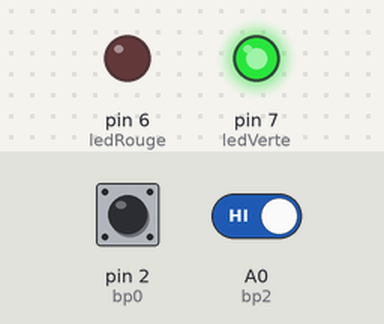
Simulated run of this sketch. Board: Arduino Uno, built with avr-gcc and run on an emulated ATmega328P. On the bench: output pins drawn as LEDs (lit = HIGH). The inputs (shaded band) are chosen by the test bench; at power-on: A0 (bp2) HIGH, pin 2 (bp0) HIGH.

Above: at 1.2 s.
1.3 s: A0 (bp2) driven LOW
At 2.1 s:
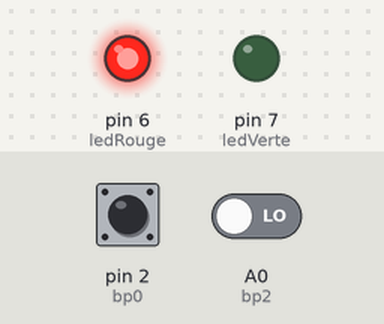
2.8 s: A0 (bp2) driven HIGH
At 3.3 s:
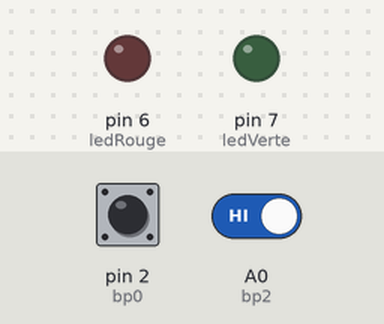
Timing chart, 0 to 5.8 s (numbered marks = the images above; inputs shaded):
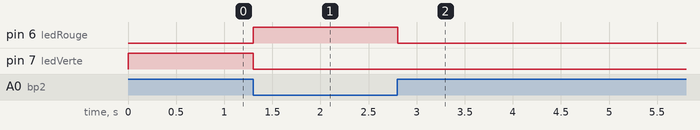

Measured:
- after the input at 1.3 s, pin 6 (ledRouge): LOW → HIGH at once; pin 7 (ledVerte): HIGH → LOW at once
- after the input at 2.8 s, pin 6 (ledRouge): HIGH → LOW at once

The sketch:

tp1_ex_Systeme_industriel.ino
```cpp
#define ledRouge 6
#define ledVerte 7

#define bp0 2
#define bp1 3
#define bp2 A0

char etatPasse_bp0=0, etatPasse_bp2=0, etatPresent=0;

void setup() {
  pinMode(bp0,INPUT);
  pinMode(bp1,INPUT);
  pinMode(bp2,INPUT);
  pinMode(ledRouge,OUTPUT);
  pinMode(ledVerte,OUTPUT);
  Serial.begin(9600);
}

void loop() {
  // teste appui sur bp0 (marche)
  etatPresent=digitalRead(bp0);
  // si appui allume ledVerte
  if ( (etatPasse_bp0==LOW)&&(etatPresent==HIGH) )
    digitalWrite(ledVerte,HIGH);
  etatPasse_bp0=etatPresent;
  // teste appui bp2
  etatPresent=digitalRead(bp2);
  // si appui eteint ledVerte
  if ( (etatPasse_bp2==HIGH)&&(etatPresent==LOW) )
    digitalWrite(ledVerte,LOW);
  etatPasse_bp2=etatPresent;
  // si bp2==low allume ledRouge sinon eteint ledRouge
  if (etatPresent==LOW)
    digitalWrite(ledRouge,HIGH);
    else
    digitalWrite(ledRouge,LOW);
  delay(50);
}
```
